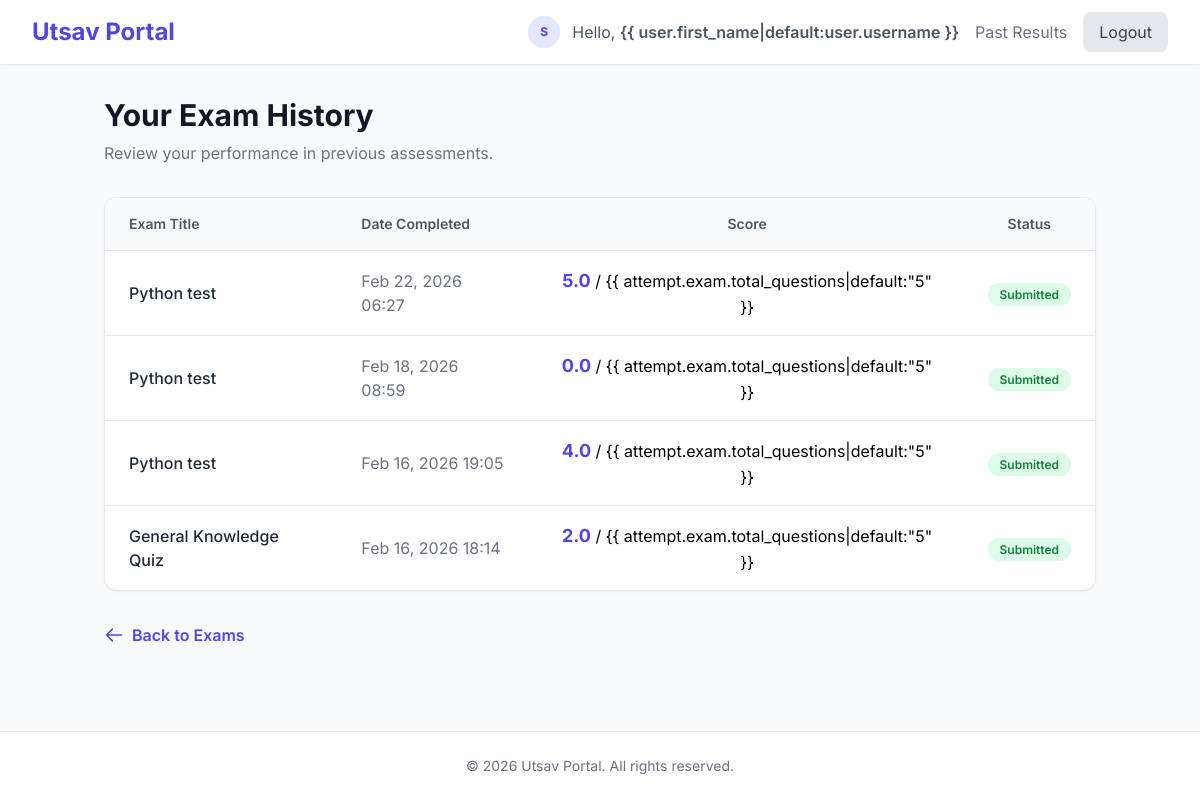
Screenshot of /results/ (signed in) with the database file from the repository.
### exam_app/models.py (models this page shows, shortened)
class Attempt(models.Model):
    user = models.ForeignKey(User, on_delete=models.CASCADE)
    exam = models.ForeignKey(Exam, on_delete=models.CASCADE)
    started_at = models.DateTimeField(auto_now_add=True)
    completed_at = models.DateTimeField(null=True, blank=True)
    score = models.FloatField(default=0)
    is_submitted = models.BooleanField(default=False)

class Exam(models.Model):
    title = models.CharField(max_length=200)
    description = models.TextField(blank=True)
    duration_minutes = models.PositiveIntegerField(default=30)
    total_questions = models.PositiveIntegerField(default=0)
    pass_marks = models.PositiveIntegerField(default=0)
    created_at = models.DateTimeField(auto_now_add=True)

### exam_app/views.py (the view)
# urls.py: path('results/', views.results, name='results'),
@login_required
def results(request):
    attempts = Attempt.objects.filter(user=request.user, is_submitted=True).order_by('-completed_at')
    return render(request, 'results.html', {'attempts': attempts})

### exam_app/templates/results.html (shortened to what this page needs)
{% extends 'base.html' %}
{% block content %}
<div class="mb-8">
    <h1 class="text-3xl font-bold text-gray-900">Your Exam History</h1>
    <p class="text-gray-500 mt-2">Review your performance in previous assessments.</p>
</div>
<div class="bg-white rounded-xl shadow-sm border overflow-hidden">
    <table class="w-full text-left">
        <thead class="bg-gray-50 border-b">
            <tr>
                <th class="px-6 py-4 text-sm font-semibold text-gray-600">Exam Title</th>
                <th class="px-6 py-4 text-sm font-semibold text-gray-600">Date Completed</th>
                <th class="px-6 py-4 text-sm font-semibold text-gray-600 text-center">Score</th>
                <th class="px-6 py-4 text-sm font-semibold text-gray-600 text-center">Status</th>
            </tr>
        </thead>
        <tbody class="divide-y">
            {% for attempt in attempts %}
            <tr class="hover:bg-gray-50 transition">
                <td class="px-6 py-4 font-medium text-gray-800">{{ attempt.exam.title }}</td>
                <td class="px-6 py-4 text-gray-500">{{ attempt.completed_at|date:"M d, Y H:i" }}</td>
                <td class="px-6 py-4 text-center">
                    <span class="text-lg font-bold text-indigo-600">{{ attempt.score }}</span> / {{
                    attempt.exam.total_questions|default:"5" }}
                </td>
                <td class="px-6 py-4 text-center">
                    <span
                        class="px-3 py-1 rounded-full text-xs font-semibold bg-green-100 text-green-700">Submitted</span>
                </td>
            </tr>
            {% empty %}
            <tr>
                <td colspan="4" class="px-6 py-12 text-center text-gray-500 italic">
                    You haven't completed any exams yet.
                </td>
            </tr>
            {% endfor %}
        </tbody>
    </table>
</div>
<div class="mt-8">
    <a href="{% url 'home' %}"
        class="inline-flex items-center text-indigo-600 font-semibold hover:text-indigo-700 transition">
        <svg class="w-5 h-5 mr-2" fill="none" stroke="currentColor" viewBox="0 0 24 24">
            <path stroke-linecap="round" stroke-linejoin="round" stroke-width="2" d="M10 19l-7-7m0 0l7-7m-7 7h18">
            </path>
        </svg>
        Back to Exams
    </a>
</div>
{% endblock %}

### exam_app/templates/base.html (shortened to what this page needs)
<!DOCTYPE html>
<html lang="en">
<head>
    <script src="https://cdn.tailwindcss.com"></script>
</head>
<body class="bg-gray-50 min-h-screen flex flex-col">
    {% block navbar %}
    <nav class="bg-white shadow-sm border-b">
        <div class="max-w-7xl mx-auto px-4 sm:px-6 lg:px-8">
            <div class="flex justify-between h-16 items-center">
                <div class="flex items-center">
                    <a href="{% url 'landing' %}" class="text-2xl font-bold text-indigo-600">Utsav Portal</a>
                </div>
                <div class="flex items-center space-x-4">
                    {% if user.is_authenticated %}
                    <div class="flex items-center space-x-3">
                        {% if user.profile and user.profile.profile_pic %}
                        <img src="{{ user.profile.profile_pic.url }}"
                            class="w-8 h-8 rounded-full border border-gray-200">
                        {% else %}
                        <div
                            class="w-8 h-8 bg-indigo-100 rounded-full flex items-center justify-center text-indigo-600 font-bold text-xs">
                            {{ user.first_name|default:user.username|first|upper }}</div>
                        {% endif %}
                        <span class="text-gray-600">Hello, <span class="font-semibold">{{
                                user.first_name|default:user.username }}</span></span>
                    </div>
                    <a href="{% url 'results' %}" class="text-gray-500 hover:text-indigo-600">Past Results</a>
                    <form action="{% url 'logout' %}" method="post" class="inline">
                        <button type="submit"
                            class="bg-gray-200 text-gray-700 px-4 py-2 rounded-lg hover:bg-gray-300 transition">Logout</button>
                    </form>
                    {% else %}
                    <a href="{% url 'login' %}" class="text-gray-500 hover:text-indigo-600">Login</a>
                    <a href="{% url 'register' %}"
                        class="bg-indigo-600 text-white px-4 py-2 rounded-lg hover:bg-indigo-700 transition">Register</a>
                    {% endif %}
                </div>
            </div>
        </div>
    </nav>
    {% endblock %}
    <main class="flex-grow container mx-auto px-4 py-8 max-w-5xl">
        {% block content %}{% endblock %}
    </main>
    <footer class="bg-white border-t py-6 mt-12">
        <div class="container mx-auto px-4 text-center text-gray-500 text-sm">
            &copy; 2026 Utsav Portal. All rights reserved.
        </div>
    </footer>
</body>
</html>

### exam_app/templates/base.html (style rules this page uses)
body { font-family: 'Inter', sans-serif; }

### rows the page displays
Attempt: exam "Python test", completed_at "Feb 22, 2026 06:27", score "5.0"
Attempt: exam "Python test", completed_at "Feb 18, 2026 08:59", score "0.0"
Attempt: exam "Python test", completed_at "Feb 16, 2026 19:05", score "4.0"
Attempt: exam "General Knowledge Quiz", completed_at "Feb 16, 2026 18:14", score "2.0"

### other values shown
{{ user.first_name|default:user.username|first|upper }} "S"
